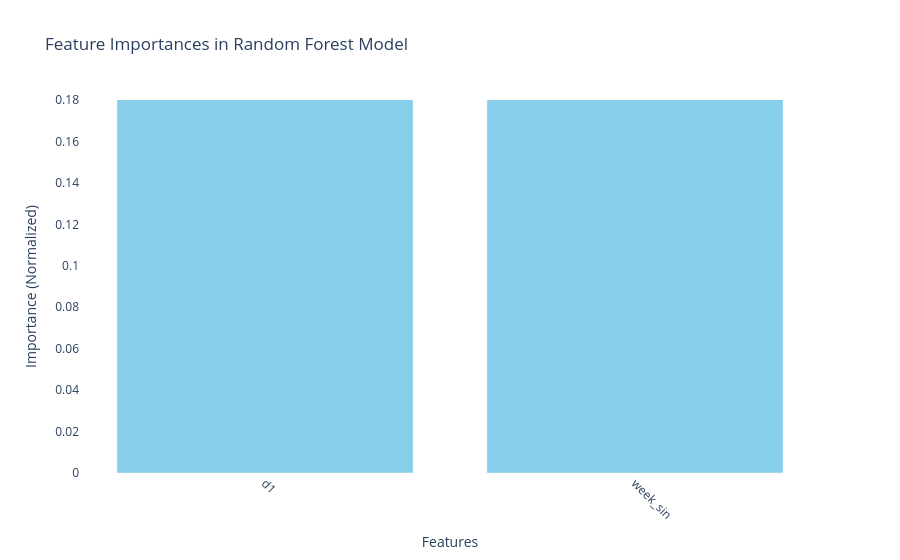

This figure's notebook cell:
### Code cell
import plotly.graph_objects as go

# Feature names and importances (based on your provided values and corrected order)
# features = ['d1', 'd2', 'd3', 'week_sin', 'week_cos', 'weekday_Friday', 'weekday_Monday', 
#             'weekday_Thursday', 'weekday_Tuesday', 'weekday_Wednesday']


importances = feature_importances
# Create a bar chart using Plotly
fig = go.Figure(data=[go.Bar(
    x=features,
    y=importances,
    marker_color='skyblue',  # Customize bar color
    text=importances,  # Display values on bars
    textposition='auto'  # Position text above bars
)])

# Customize the layout
fig.update_layout(
    title='Feature Importances in Random Forest Model',
    xaxis_title='Features',
    yaxis_title='Importance (Normalized)',
    xaxis={'tickangle': 45},  # Rotate x-axis labels for readability
    yaxis={'range': [0, 0.18]},  # Set y-axis range for better visibility
    bargap=0.2,  # Gap between bars
    plot_bgcolor='white',  # Background color
    showlegend=False  # No legend needed for a single bar chart
)

# Show the interactive plot
fig.show()

### Figure 1 — Plotly figure (JSON) as saved in the notebook; plotly's stock layout.template omitted (floating-point values rounded to 4 significant figures)
{"data": [{"marker": {"color": "skyblue"}, "text": [0.376, 0.624], "textposition": "auto", "type": "bar", "x": ["d1", "week_sin"], "y": [0.376, 0.624]}], "layout": {"bargap": 0.2, "plot_bgcolor": "white", "showlegend": false, "title": {"text": "Feature Importances in Random Forest Model"}, "xaxis": {"tickangle": 45, "title": {"text": "Features"}}, "yaxis": {"range": [0, 0.18], "title": {"text": "Importance (Normalized)"}}}}
